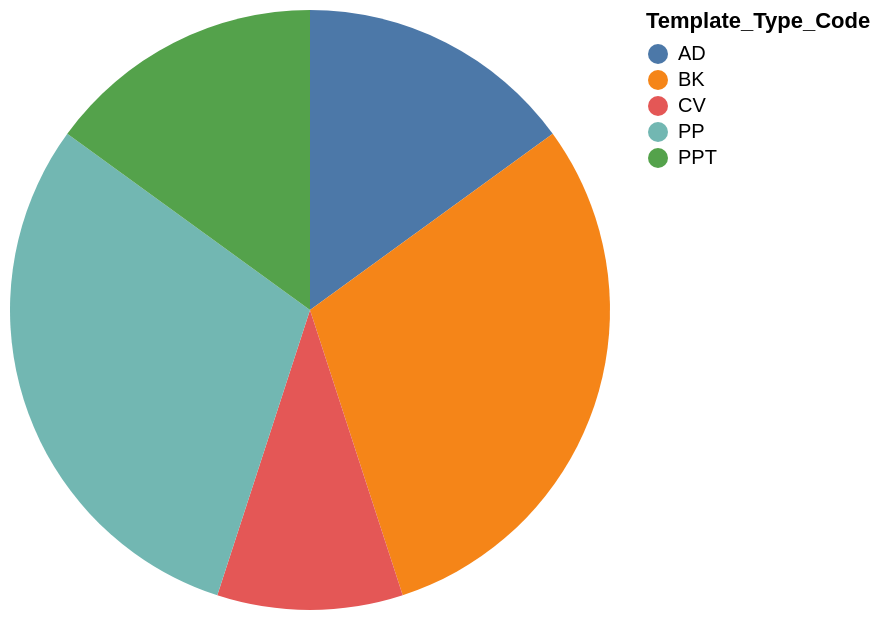

Source (Vega-Lite JSON):
### Vega-Lite specification from a JSON file in a GitHub repository (floating-point values rounded to 4 significant figures)
{"data": {"values": [{"x_data": "AD", "y_data": 3}, {"x_data": "BK", "y_data": 6}, {"x_data": "CV", "y_data": 2}, {"x_data": "PP", "y_data": 6}, {"x_data": "PPT", "y_data": 3}]}, "mark": "arc", "encoding": {"theta": {"field": "y_data", "type": "quantitative", "title": "count(*)"}, "color": {"field": "x_data", "type": "nominal", "title": "Template_Type_Code"}}}
